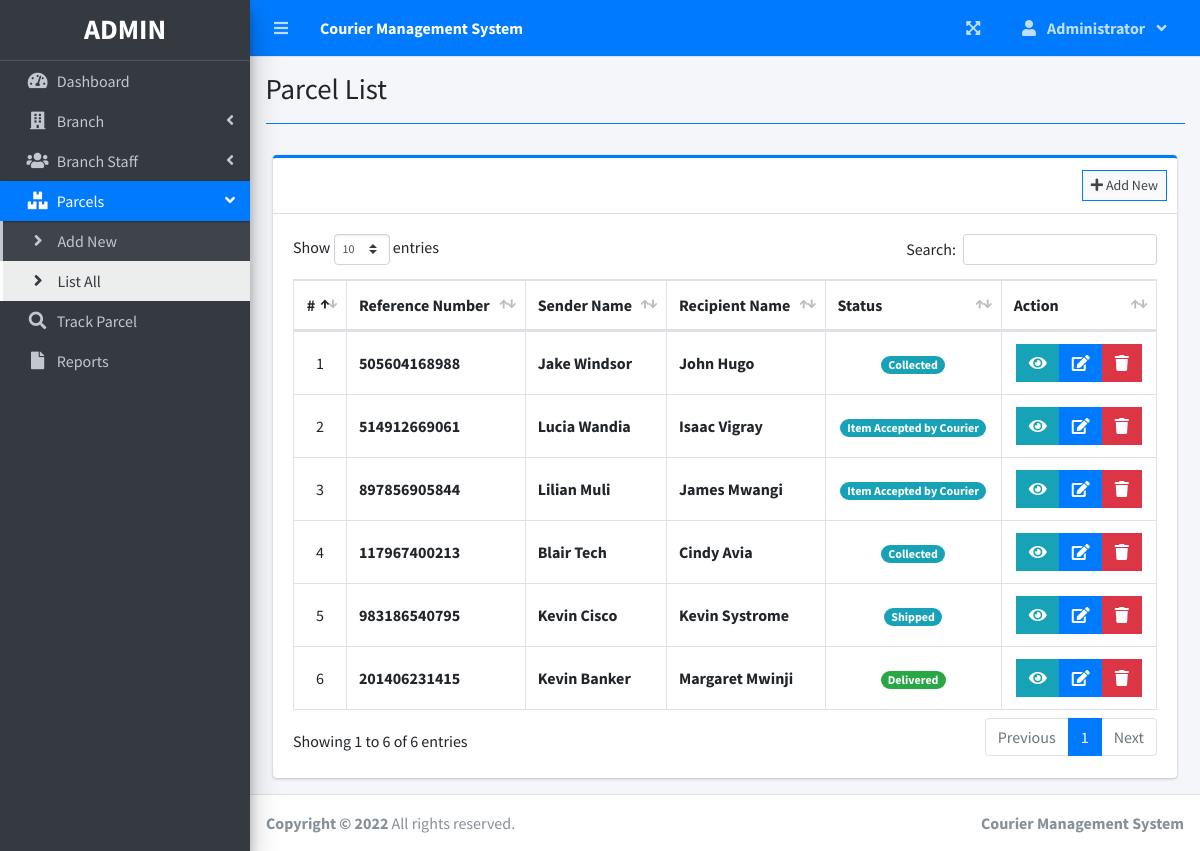
The page /index.php?page=parcel_list (signed in) on the database its author committed.
### tables this page shows
CREATE TABLE `parcels` (
  `id` int(30) NOT NULL,
  `reference_number` varchar(100) NOT NULL,
  `sender_name` text NOT NULL,
  `sender_address` text NOT NULL,
  `sender_contact` text NOT NULL,
  `recipient_name` text NOT NULL,
  `recipient_address` text NOT NULL,
  `recipient_contact` text NOT NULL,
  `type` int(1) NOT NULL COMMENT '1 = Deliver, 2=Pickup',
  `from_branch_id` varchar(30) NOT NULL,
  `to_branch_id` varchar(30) NOT NULL,
  `weight` varchar(100) NOT NULL,
  `height` varchar(100) NOT NULL,
  `width` varchar(100) NOT NULL,
  `length` varchar(100) NOT NULL,
  `price` float NOT NULL,
  `status` int(2) NOT NULL DEFAULT 0,
  `date_created` datetime NOT NULL DEFAULT current_timestamp()
);

### parcel_list.php (the view, shortened to what this page needs)
<?php include'db_connect.php' ?>
<div class="col-lg-12">
	<div class="card card-outline card-primary">
		<div class="card-header">
			<div class="card-tools">
				<a class="btn btn-block btn-sm btn-default btn-flat border-primary " href="./index.php?page=new_parcel"><i class="fa fa-plus"></i> Add New</a>
			</div>
		</div>
		<div class="card-body">
			<table class="table tabe-hover table-bordered" id="list">
				<!-- <colgroup>
					<col width="5%">
					<col width="15%">
					<col width="25%">
					<col width="25%">
					<col width="15%">
				</colgroup> -->
				<thead>
					<tr>
						<th class="text-center">#</th>
						<th>Reference Number</th>
						<th>Sender Name</th>
						<th>Recipient Name</th>
						<th>Status</th>
						<th>Action</th>
					</tr>
				</thead>
				<tbody>
					<?php
					$i = 1;
					$where = "";
					$qry = $conn->query("SELECT * from parcels $where order by  unix_timestamp(date_created) desc ");
					while($row= $qry->fetch_assoc()):
					?>
					<tr>
						<td class="text-center"><?php echo $i++ ?></td>
						<td><b><?php echo ($row['reference_number']) ?></b></td>
						<td><b><?php echo ucwords($row['sender_name']) ?></b></td>
						<td><b><?php echo ucwords($row['recipient_name']) ?></b></td>
						<td class="text-center">
							<?php
							switch ($row['status']) {
								case '1':
									echo "<span class='badge badge-pill badge-info'> Collected</span>";
									break;
								case '2':
									echo "<span class='badge badge-pill badge-info'> Shipped</span>";
									break;
								case '7':
									echo "<span class='badge badge-pill badge-success'>Delivered</span>";
									break;
								default:
									echo "<span class='badge badge-pill badge-info'> Item Accepted by Courier</span>";
									break;
							}
							?>
						</td>
						<td class="text-center">
		                    <div class="btn-group">
		                    	<button type="button" class="btn btn-info btn-flat view_parcel" data-id="<?php echo $row['id'] ?>">
		                          <i class="fas fa-eye"></i>
		                        </button>
		                        <a href="index.php?page=edit_parcel&id=<?php echo $row['id'] ?>" class="btn btn-primary btn-flat ">
		                          <i class="fas fa-edit"></i>
		                        </a>
		                        <button type="button" class="btn btn-danger btn-flat delete_parcel" data-id="<?php echo $row['id'] ?>">
		                          <i class="fas fa-trash"></i>
		                        </button>
	                      </div>
						</td>
					</tr>
				<?php endwhile; ?>
				</tbody>
			</table>
		</div>
	</div>
</div>

### index.php (shortened to what this page needs)
<!DOCTYPE html>
<html lang="en">
<?php
	include 'header.php'
?>
<body class="hold-transition sidebar-mini layout-fixed layout-navbar-fixed layout-footer-fixed">
<div class="wrapper">
  <?php include 'topbar.php' ?>
  <?php include 'sidebar.php' ?>
  <div class="content-wrapper">
    <div class="content-header">
      <div class="container-fluid">
        <div class="row mb-2">
          <div class="col-sm-6">
            <h1 class="m-0"><?php echo $title ?></h1>
          </div>
        </div>
            <hr class="border-primary">
      </div>
    </div>
    <section class="content">
      <div class="container-fluid">
         <?php
            $page = isset($_GET['page']) ? $_GET['page'] : 'home';
            if(!file_exists($page.".php")){
                include '404.html';
            }else{
            include $page.'.php';
            }
          ?>
      </div>
    </section>
  </div>
  <footer class="main-footer">
    <strong>Copyright &copy; 2022</strong>
    All rights reserved.
    <div class="float-right d-none d-sm-inline-block">
      <b><?php echo $_SESSION['system']['name'] ?></b>
    </div>
  </footer>
</div>
</body>
</html>

### header.php (shortened to what this page needs)
<head>
  <?php
  $title = isset($_GET['page']) ? ucwords(str_replace("_", ' ', $_GET['page'])) : "Home";
  $title = str_replace("Persons Companies","Persons/Companies",$title);
  ?>
  <link rel="stylesheet" href="assets/plugins/fontawesome-free/css/all.min.css">
  <link rel="stylesheet" href="assets/plugins/overlayScrollbars/css/OverlayScrollbars.min.css">
  <link rel="stylesheet" href="assets/plugins/datatables-bs4/css/dataTables.bootstrap4.min.css">
  <link rel="stylesheet" href="assets/plugins/datatables-responsive/css/responsive.bootstrap4.min.css">
  <link rel="stylesheet" href="assets/plugins/datatables-buttons/css/buttons.bootstrap4.min.css">
  <link rel="stylesheet" href="assets/plugins/select2/css/select2.min.css">
  <link rel="stylesheet" href="assets/plugins/select2-bootstrap4-theme/select2-bootstrap4.min.css">
  <link rel="stylesheet" href="assets/plugins/sweetalert2-theme-bootstrap-4/bootstrap-4.min.css">
  <link rel="stylesheet" href="assets/plugins/toastr/toastr.min.css">
  <link rel="stylesheet" href="assets/plugins/dropzone/min/dropzone.min.css">
  <link rel="stylesheet" href="assets/dist/css/jquery.datetimepicker.min.css">
  <link rel="stylesheet" href="assets/plugins/icheck-bootstrap/icheck-bootstrap.min.css">
  <link rel="stylesheet" href="assets/plugins/bootstrap4-toggle/css/bootstrap4-toggle.min.css">
  <link rel="stylesheet" href="assets/dist/css/adminlte.min.css">
  <link rel="stylesheet" href="assets/dist/css/styles.css">
  <link rel="stylesheet" href="assets/plugins/summernote/summernote-bs4.min.css">
</head>

### topbar.php (shortened to what this page needs)
<nav class="main-header navbar navbar-expand navbar-primary navbar-dark ">
  <ul class="navbar-nav">
    <?php if(isset($_SESSION['login_id'])): ?>
    <li class="nav-item">
      <a class="nav-link" data-widget="pushmenu" href="" role="button"><i class="fas fa-bars"></i></a>
    </li>
  <?php endif; ?>
    <li>
      <a class="nav-link text-white"  href="./" role="button"> <large><b><?php echo $_SESSION['system']['name'] ?></b></large></a>
    </li>
  </ul>
  <ul class="navbar-nav ml-auto">
    <li class="nav-item">
      <a class="nav-link" data-widget="fullscreen" href="#" role="button">
        <i class="fas fa-expand-arrows-alt"></i>
      </a>
    </li>
   <li class="nav-item dropdown">
          <a class="nav-link"  data-toggle="dropdown" aria-expanded="true" href="javascript:void(0)">
            <span>
              <div class="d-felx badge-pill">
                <span class="fa fa-user mr-2"></span>
                <span><b><?php echo ucwords($_SESSION['login_firstname']) ?></b></span>
                <span class="fa fa-angle-down ml-2"></span>
              </div>
            </span>
          </a>
    </li>
  </ul>
</nav>

### sidebar.php (shortened to what this page needs)
<aside class="main-sidebar sidebar-dark-primary elevation-4">
  <div class="dropdown">
 	<a href="./" class="brand-link">
      <?php if($_SESSION['login_type'] == 1): ?>
      <h3 class="text-center p-0 m-0"><b>ADMIN</b></h3>
      <?php else: ?>
      <h3 class="text-center p-0 m-0"><b>STAFF</b></h3>
      <?php endif; ?>
  </a>
  </div>
  <div class="sidebar pb-4 mb-4">
    <nav class="mt-2">
      <ul class="nav nav-pills nav-sidebar flex-column nav-flat" data-widget="treeview" role="menu" data-accordion="false">
        <li class="nav-item dropdown">
          <a href="./" class="nav-link nav-home">
            <i class="nav-icon fas fa-tachometer-alt"></i>
            <p>
              Dashboard
            </p>
          </a>
        </li>
        <?php if($_SESSION['login_type'] == 1): ?>
        <li class="nav-item">
          <a href="#" class="nav-link nav-edit_branch">
            <i class="nav-icon fas fa-building"></i>
            <p>
              Branch
              <i class="right fas fa-angle-left"></i>
            </p>
          </a>
        </li>
        <li class="nav-item">
          <a href="#" class="nav-link nav-edit_staff">
            <i class="nav-icon fas fa-users"></i>
            <p>
              Branch Staff
              <i class="right fas fa-angle-left"></i>
            </p>
          </a>
        </li>
      <?php endif; ?>
        <li class="nav-item">
          <a href="#" class="nav-link nav-edit_parcel">
            <i class="nav-icon fas fa-boxes"></i>
            <p>
              Parcels
              <i class="right fas fa-angle-left"></i>
            </p>
          </a>
          <ul class="nav nav-treeview">
            <li class="nav-item">
              <a href="./index.php?page=new_parcel" class="nav-link nav-new_parcel tree-item">
                <i class="fas fa-angle-right nav-icon"></i>
                <p>Add New</p>
              </a>
            </li>
            <li class="nav-item">
              <a href="./index.php?page=parcel_list" class="nav-link nav-parcel_list nav-sall tree-item">
                <i class="fas fa-angle-right nav-icon"></i>
                <p>List All</p>
              </a>
            </li>
          </ul>
        </li>
         <li class="nav-item dropdown">
          <a href="./index.php?page=track" class="nav-link nav-track">
            <i class="nav-icon fas fa-search"></i>
            <p>
              Track Parcel
            </p>
          </a>
        </li>
         <li class="nav-item dropdown">
          <a href="./index.php?page=reports" class="nav-link nav-reports">
            <i class="nav-icon fas fa-file"></i>
            <p>
              Reports
            </p>
          </a>
        </li>
      </ul>
    </nav>
  </div>
</aside>

### parcel_list.php (style rules this page uses)
table td { vertical-align: middle !important; }

### rows shown on the page
parcels: reference_number "505604168988", sender_name "Jake Windsor", recipient_name "John Hugo", status "Collected"
parcels: reference_number "514912669061", sender_name "Lucia Wandia", recipient_name "Isaac Vigray", status "Item Accepted by Courier"
parcels: reference_number "897856905844", sender_name "Lilian Muli", recipient_name "James Mwangi", status "Item Accepted by Courier"
parcels: reference_number "117967400213", sender_name "Blair Tech", recipient_name "Cindy Avia", status "Collected"
parcels: reference_number "983186540795", sender_name "Kevin Cisco", recipient_name "Kevin Systrome", status "Shipped"
parcels: reference_number "201406231415", sender_name "Kevin Banker", recipient_name "Margaret Mwinji", status "Delivered"

### other values the page prints
$_SESSION['system']['name'] "Courier Management System"
$_SESSION['login_firstname'] "Administrator"
$title "Parcel List"
